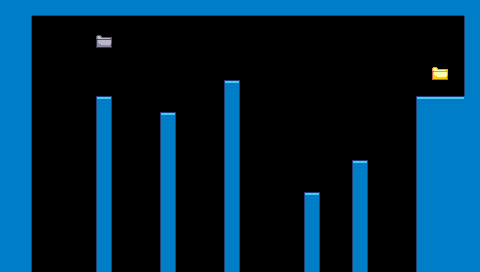

A level layout from a 2D game, rendered from its tile map. Below: a short description, then the map file with its tile-grid data intact:
An orthogonal 30x17 tile map with 16x16 px tiles, 2 tile layers (blue, folderClosed), 2 tilesets and 2 objects.

<map version="1.0" tiledversion="1.1.1" orientation="orthogonal" renderorder="right-down" width="30" height="17" tilewidth="16" tileheight="16" infinite="0" nextobjectid="3">
 <properties>
  <property name="background" type="file" value="../../images/backgrounds/hills.png" />
 </properties>
 <tileset firstgid="1" source="../tiles/folderClosed.tsx" />
 <tileset firstgid="3" source="../tiles/blue.tsx" />
 <layer name="blue" width="30" height="17">
  <data encoding="csv">
13,13,17,17,17,17,17,17,17,17,17,17,17,17,17,17,17,17,17,17,17,17,17,17,17,17,17,17,17,13,
13,14,0,0,0,0,0,0,0,0,0,0,0,0,0,0,0,0,0,0,0,0,0,0,0,0,0,0,0,12,
13,14,0,0,0,0,0,0,0,0,0,0,0,0,0,0,0,0,0,0,0,0,0,0,0,0,0,0,0,12,
13,14,0,0,0,0,0,0,0,0,0,0,0,0,0,0,0,0,0,0,0,0,0,0,0,0,0,0,0,12,
13,14,0,0,0,0,0,0,0,0,0,0,0,0,0,0,0,0,0,0,0,0,0,0,0,0,0,0,0,12,
13,14,0,0,0,0,0,0,0,0,0,0,0,0,7,0,0,0,0,0,0,0,0,0,0,0,0,0,0,12,
13,14,0,0,0,0,7,0,0,0,0,0,0,0,11,0,0,0,0,0,0,0,0,0,0,0,8,9,9,13,
13,14,0,0,0,0,11,0,0,0,7,0,0,0,11,0,0,0,0,0,0,0,0,0,0,0,12,13,13,13,
13,14,0,0,0,0,11,0,0,0,11,0,0,0,11,0,0,0,0,0,0,0,0,0,0,0,12,13,13,13,
13,14,0,0,0,0,11,0,0,0,11,0,0,0,11,0,0,0,0,0,0,0,0,0,0,0,12,13,13,13,
13,14,0,0,0,0,11,0,0,0,11,0,0,0,11,0,0,0,0,0,0,0,7,0,0,0,12,13,13,13,
13,14,0,0,0,0,11,0,0,0,11,0,0,0,11,0,0,0,0,0,0,0,11,0,0,0,12,13,13,13,
13,14,0,0,0,0,11,0,0,0,11,0,0,0,11,0,0,0,0,7,0,0,11,0,0,0,12,13,13,13,
13,14,0,0,0,0,11,0,0,0,11,0,0,0,11,0,0,0,0,11,0,0,11,0,0,0,12,13,13,13,
13,14,0,0,0,0,11,0,0,0,11,0,0,0,11,0,0,0,0,11,0,0,11,0,0,0,12,13,13,13,
13,14,0,0,0,0,11,0,0,0,11,0,0,0,11,0,0,0,0,11,0,0,11,0,0,0,12,13,13,13,
13,14,0,0,0,0,11,0,0,0,11,0,0,0,11,0,0,0,0,11,0,0,11,0,0,0,12,13,13,13
</data>
 </layer>
 <layer name="folderClosed" width="30" height="17">
  <data encoding="csv">
0,0,0,0,0,0,0,0,0,0,0,0,0,0,0,0,0,0,0,0,0,0,0,0,0,0,0,0,0,0,
0,0,0,0,0,0,0,0,0,0,0,0,0,0,0,0,0,0,0,0,0,0,0,0,0,0,0,0,0,0,
0,0,0,0,0,0,2,0,0,0,0,0,0,0,0,0,0,0,0,0,0,0,0,0,0,0,0,0,0,0,
0,0,0,0,0,0,0,0,0,0,0,0,0,0,0,0,0,0,0,0,0,0,0,0,0,0,0,0,0,0,
0,0,0,0,0,0,0,0,0,0,0,0,0,0,0,0,0,0,0,0,0,0,0,0,0,0,0,1,0,0,
0,0,0,0,0,0,0,0,0,0,0,0,0,0,0,0,0,0,0,0,0,0,0,0,0,0,0,0,0,0,
0,0,0,0,0,0,0,0,0,0,0,0,0,0,0,0,0,0,0,0,0,0,0,0,0,0,0,0,0,0,
0,0,0,0,0,0,0,0,0,0,0,0,0,0,0,0,0,0,0,0,0,0,0,0,0,0,0,0,0,0,
0,0,0,0,0,0,0,0,0,0,0,0,0,0,0,0,0,0,0,0,0,0,0,0,0,0,0,0,0,0,
0,0,0,0,0,0,0,0,0,0,0,0,0,0,0,0,0,0,0,0,0,0,0,0,0,0,0,0,0,0,
0,0,0,0,0,0,0,0,0,0,0,0,0,0,0,0,0,0,0,0,0,0,0,0,0,0,0,0,0,0,
0,0,0,0,0,0,0,0,0,0,0,0,0,0,0,0,0,0,0,0,0,0,0,0,0,0,0,0,0,0,
0,0,0,0,0,0,0,0,0,0,0,0,0,0,0,0,0,0,0,0,0,0,0,0,0,0,0,0,0,0,
0,0,0,0,0,0,0,0,0,0,0,0,0,0,0,0,0,0,0,0,0,0,0,0,0,0,0,0,0,0,
0,0,0,0,0,0,0,0,0,0,0,0,0,0,0,0,0,0,0,0,0,0,0,0,0,0,0,0,0,0,
0,0,0,0,0,0,0,0,0,0,0,0,0,0,0,0,0,0,0,0,0,0,0,0,0,0,0,0,0,0,
0,0,0,0,0,0,0,0,0,0,0,0,0,0,0,0,0,0,0,0,0,0,0,0,0,0,0,0,0,0
</data>
 </layer>
 <objectgroup name="objects">
  <object id="1" x="96" y="32" width="16" height="16">
   <properties>
    <property name="name" value="School" />
    <property name="type" value="folder" />
   </properties>
  </object>
  <object id="2" x="432" y="64" width="16" height="16">
   <properties>
    <property name="name" value="SERIOUSLY" />
    <property name="type" value="folder" />
   </properties>
  </object>
 </objectgroup>
</map>